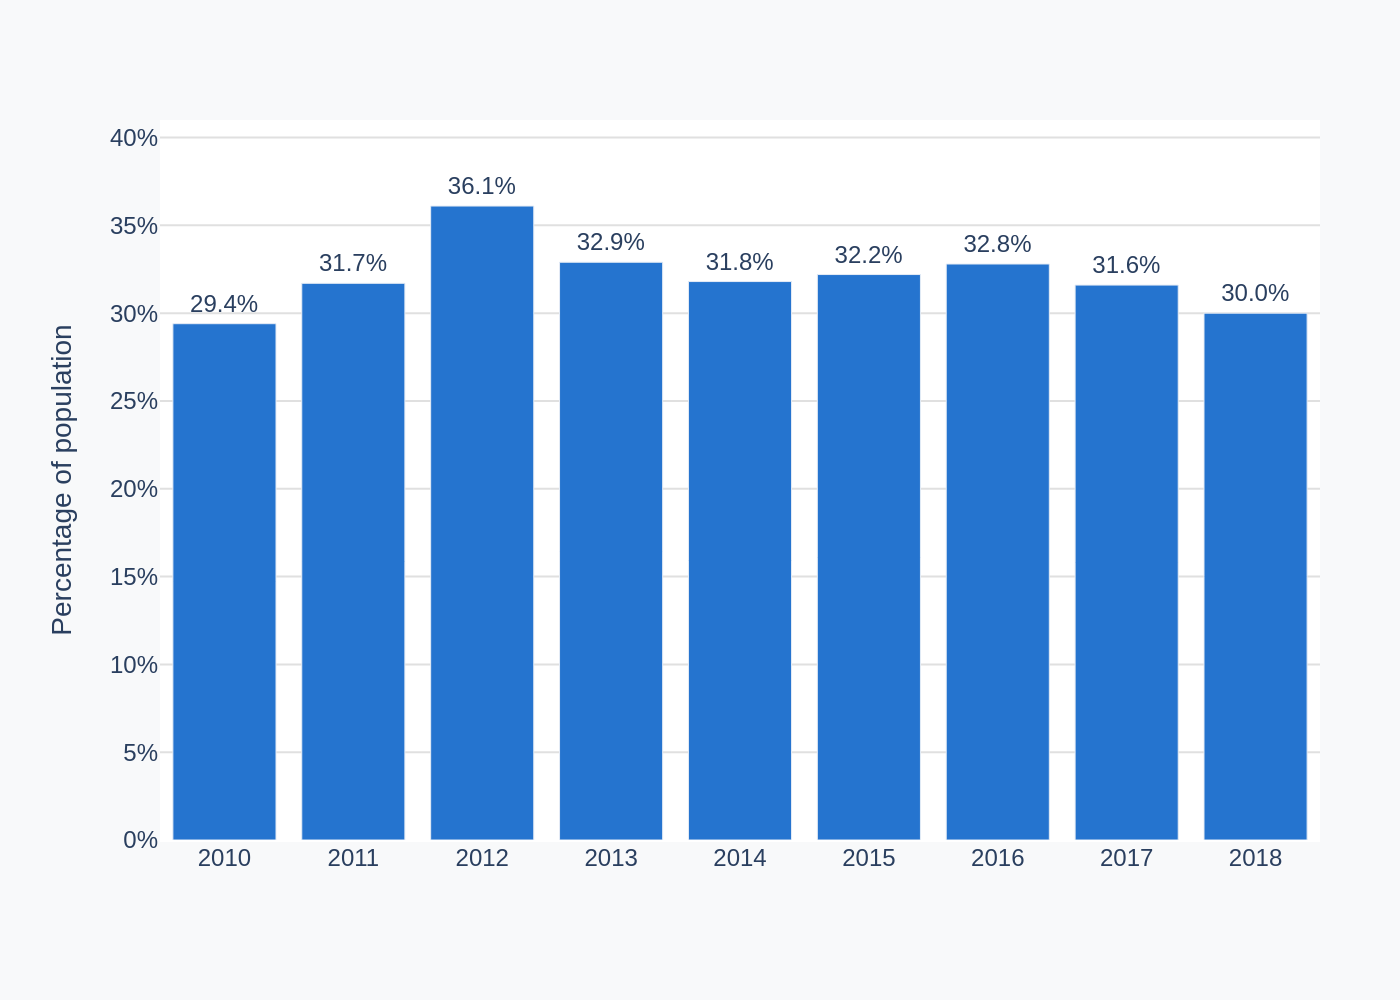

This figure's Python source:
import sys
import json
import os
import plotly.graph_objects as go

if len(sys.argv) != 2:
    print("Usage: python script.py <path_to_json>")
    sys.exit(1)

json_file_path = sys.argv[1]

if not os.path.exists(json_file_path):
    print(f"Error: JSON file not found at {json_file_path}")
    sys.exit(1)

with open(json_file_path, 'r', encoding='utf-8') as f:
    config = json.load(f)

chart_data = config['chart_data']
texts = config['texts']
colors = config['colors']

x_values = [d['x'] for d in chart_data]
y_values = [d['y'] for d in chart_data]
bar_texts = [f"{d['y']}%" for d in chart_data]

fig = go.Figure()

fig.add_trace(go.Bar(
    x=x_values,
    y=y_values,
    text=bar_texts,
    textposition='outside',
    marker_color=colors[0],
    cliponaxis=False
))

source_parts = []
if texts.get('source'):
    source_parts.append(texts['source'])
if texts.get('note'):
    source_parts.append(texts['note'])
source_text = "<br>".join(source_parts)

fig.update_layout(
    font=dict(family="Arial"),
    plot_bgcolor='white',
    paper_bgcolor='#F8F9FA',
    xaxis=dict(
        title_text=texts.get('x_axis_title'),
        showgrid=False,
        tickvals=x_values,
        ticktext=[str(x) for x in x_values]
    ),
    yaxis=dict(
        title_text=texts.get('y_axis_title'),
        range=[0, 41],
        ticksuffix='%',
        gridcolor='#E0E0E0'
    ),
    showlegend=False,
    margin=dict(l=80, r=40, t=60, b=80),
    annotations=[
        dict(
            showarrow=False,
            text=source_text,
            xref="paper",
            yref="paper",
            x=1,
            y=-0.22,
            xanchor='right',
            yanchor='top',
            align='right',
            font=dict(size=12)
        )
    ]
)

fig.update_traces(textfont_size=12)

base_filename = os.path.splitext(os.path.basename(json_file_path))[0]
output_filename = f"{base_filename}.png"

fig.write_image(output_filename, scale=2)

print(f"Chart saved to {output_filename}")
